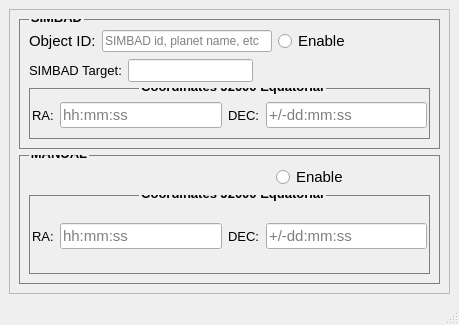
<?xml version="1.0" encoding="UTF-8"?>
<ui version="4.0">
 <class>targetmanually</class>
 <widget class="QMainWindow" name="targetmanually">
  <property name="geometry">
   <rect>
    <x>0</x>
    <y>0</y>
    <width>459</width>
    <height>325</height>
   </rect>
  </property>
  <property name="minimumSize">
   <size>
    <width>459</width>
    <height>300</height>
   </size>
  </property>
  <property name="maximumSize">
   <size>
    <width>459</width>
    <height>325</height>
   </size>
  </property>
  <property name="windowTitle">
   <string>Select Target Manually</string>
  </property>
  <widget class="QWidget" name="centralwidget">
   <layout class="QGridLayout" name="gridLayout_3">
    <item row="0" column="0">
     <widget class="QFrame" name="frame">
      <property name="frameShape">
       <enum>QFrame::StyledPanel</enum>
      </property>
      <property name="frameShadow">
       <enum>QFrame::Raised</enum>
      </property>
      <layout class="QGridLayout" name="gridLayout_6">
       <item row="0" column="0">
        <widget class="QGroupBox" name="simbad">
         <property name="font">
          <font>
           <family>Arial</family>
           <pointsize>10</pointsize>
           <weight>75</weight>
           <bold>true</bold>
          </font>
         </property>
         <property name="styleSheet">
          <string notr="true">QGroupBox {
    border: 1px solid gray;
	margin-top: 0.5em;
	
}

QGroupBox::title {
    top: -9px;
    left: 10px;
}
</string>
         </property>
         <property name="title">
          <string>SIMBAD</string>
         </property>
         <layout class="QGridLayout" name="gridLayout">
          <item row="3" column="0" colspan="2">
           <widget class="QGroupBox" name="J2000">
            <property name="minimumSize">
             <size>
              <width>401</width>
              <height>0</height>
             </size>
            </property>
            <property name="maximumSize">
             <size>
              <width>401</width>
              <height>16777215</height>
             </size>
            </property>
            <property name="font">
             <font>
              <family>Arial</family>
              <pointsize>10</pointsize>
              <weight>75</weight>
              <bold>true</bold>
             </font>
            </property>
            <property name="styleSheet">
             <string notr="true">QGroupBox {
    border: 1px solid gray;
	margin-top: 0.5em;
	
}

QGroupBox::title {
    top: -9px;
    left: 110px;
}
</string>
            </property>
            <property name="title">
             <string>Coordinates J2000 Equatorial</string>
            </property>
            <layout class="QGridLayout" name="gridLayout_2">
             <property name="leftMargin">
              <number>2</number>
             </property>
             <property name="rightMargin">
              <number>2</number>
             </property>
             <property name="bottomMargin">
              <number>6</number>
             </property>
             <item row="0" column="0">
              <layout class="QHBoxLayout" name="horizontalLayout_2">
               <item>
                <widget class="QLabel" name="label_2">
                 <property name="font">
                  <font>
                   <family>Arial</family>
                   <pointsize>10</pointsize>
                   <weight>50</weight>
                   <bold>false</bold>
                  </font>
                 </property>
                 <property name="text">
                  <string>RA:</string>
                 </property>
                </widget>
               </item>
               <item>
                <widget class="QLineEdit" name="simbad_ra">
                 <property name="font">
                  <font>
                   <family>Arial</family>
                   <pointsize>11</pointsize>
                  </font>
                 </property>
                 <property name="text">
                  <string/>
                 </property>
                 <property name="placeholderText">
                  <string>hh:mm:ss</string>
                 </property>
                </widget>
               </item>
               <item>
                <widget class="QLabel" name="label_3">
                 <property name="font">
                  <font>
                   <family>Arial</family>
                   <pointsize>10</pointsize>
                  </font>
                 </property>
                 <property name="text">
                  <string>DEC:</string>
                 </property>
                </widget>
               </item>
               <item>
                <widget class="QLineEdit" name="simbad_dec">
                 <property name="font">
                  <font>
                   <family>Arial</family>
                   <pointsize>11</pointsize>
                  </font>
                 </property>
                 <property name="text">
                  <string/>
                 </property>
                 <property name="placeholderText">
                  <string>+/-dd:mm:ss</string>
                 </property>
                </widget>
               </item>
              </layout>
             </item>
            </layout>
           </widget>
          </item>
          <item row="1" column="0">
           <layout class="QHBoxLayout" name="horizontalLayout">
            <item>
             <widget class="QLabel" name="label">
              <property name="font">
               <font>
                <family>Arial</family>
                <pointsize>11</pointsize>
               </font>
              </property>
              <property name="text">
               <string>Object ID:</string>
              </property>
             </widget>
            </item>
            <item>
             <widget class="QLineEdit" name="simbad_obj_name">
              <property name="minimumSize">
               <size>
                <width>170</width>
                <height>0</height>
               </size>
              </property>
              <property name="placeholderText">
               <string>SIMBAD id, planet name, etc</string>
              </property>
             </widget>
            </item>
            <item>
             <widget class="QRadioButton" name="simbad_enable">
              <property name="font">
               <font>
                <family>Arial</family>
                <pointsize>11</pointsize>
               </font>
              </property>
              <property name="text">
               <string>Enable</string>
              </property>
             </widget>
            </item>
           </layout>
          </item>
          <item row="2" column="0">
           <layout class="QHBoxLayout" name="horizontalLayout_5">
            <item>
             <widget class="QLabel" name="label_4">
              <property name="font">
               <font>
                <family>Arial</family>
                <pointsize>10</pointsize>
               </font>
              </property>
              <property name="text">
               <string>SIMBAD Target:</string>
              </property>
             </widget>
            </item>
            <item>
             <widget class="QLineEdit" name="lineEdit">
              <property name="font">
               <font>
                <family>Arial</family>
                <pointsize>10</pointsize>
               </font>
              </property>
             </widget>
            </item>
            <item>
             <spacer name="horizontalSpacer_7">
              <property name="orientation">
               <enum>Qt::Horizontal</enum>
              </property>
              <property name="sizeHint" stdset="0">
               <size>
                <width>40</width>
                <height>20</height>
               </size>
              </property>
             </spacer>
            </item>
           </layout>
          </item>
          <item row="1" column="1">
           <spacer name="horizontalSpacer">
            <property name="orientation">
             <enum>Qt::Horizontal</enum>
            </property>
            <property name="sizeHint" stdset="0">
             <size>
              <width>66</width>
              <height>20</height>
             </size>
            </property>
           </spacer>
          </item>
         </layout>
        </widget>
       </item>
       <item row="1" column="0">
        <widget class="QGroupBox" name="manual">
         <property name="font">
          <font>
           <family>Arial</family>
           <pointsize>10</pointsize>
           <weight>75</weight>
           <bold>true</bold>
          </font>
         </property>
         <property name="styleSheet">
          <string notr="true">QGroupBox {
    border: 1px solid gray;
	margin-top: 0.5em;
	
}

QGroupBox::title {
    top: -9px;
    left: 10px;
}
</string>
         </property>
         <property name="title">
          <string>MANUAL</string>
         </property>
         <layout class="QGridLayout" name="gridLayout_4">
          <property name="verticalSpacing">
           <number>6</number>
          </property>
          <item row="0" column="0">
           <layout class="QHBoxLayout" name="horizontalLayout_3">
            <item>
             <spacer name="horizontalSpacer_5">
              <property name="orientation">
               <enum>Qt::Horizontal</enum>
              </property>
              <property name="sizeHint" stdset="0">
               <size>
                <width>40</width>
                <height>20</height>
               </size>
              </property>
             </spacer>
            </item>
            <item>
             <spacer name="horizontalSpacer_6">
              <property name="orientation">
               <enum>Qt::Horizontal</enum>
              </property>
              <property name="sizeHint" stdset="0">
               <size>
                <width>40</width>
                <height>20</height>
               </size>
              </property>
             </spacer>
            </item>
            <item>
             <spacer name="horizontalSpacer_3">
              <property name="orientation">
               <enum>Qt::Horizontal</enum>
              </property>
              <property name="sizeHint" stdset="0">
               <size>
                <width>50</width>
                <height>20</height>
               </size>
              </property>
             </spacer>
            </item>
            <item>
             <widget class="QRadioButton" name="manual_enable">
              <property name="minimumSize">
               <size>
                <width>0</width>
                <height>0</height>
               </size>
              </property>
              <property name="maximumSize">
               <size>
                <width>16777215</width>
                <height>16777215</height>
               </size>
              </property>
              <property name="font">
               <font>
                <family>Arial</family>
                <pointsize>11</pointsize>
               </font>
              </property>
              <property name="text">
               <string>Enable</string>
              </property>
             </widget>
            </item>
            <item>
             <spacer name="horizontalSpacer_4">
              <property name="orientation">
               <enum>Qt::Horizontal</enum>
              </property>
              <property name="sizeHint" stdset="0">
               <size>
                <width>40</width>
                <height>20</height>
               </size>
              </property>
             </spacer>
            </item>
           </layout>
          </item>
          <item row="1" column="0">
           <widget class="QGroupBox" name="groupBox_4">
            <property name="minimumSize">
             <size>
              <width>401</width>
              <height>0</height>
             </size>
            </property>
            <property name="maximumSize">
             <size>
              <width>401</width>
              <height>16777215</height>
             </size>
            </property>
            <property name="font">
             <font>
              <family>Arial</family>
              <pointsize>10</pointsize>
              <weight>75</weight>
              <bold>true</bold>
             </font>
            </property>
            <property name="styleSheet">
             <string notr="true">QGroupBox {
    border: 1px solid gray;
	margin-top: 0.5em;
	
}

QGroupBox::title {
    top: -9px;
    left: 110px;
}
</string>
            </property>
            <property name="title">
             <string>Coordinates J2000 Equatorial</string>
            </property>
            <layout class="QGridLayout" name="gridLayout_5">
             <property name="leftMargin">
              <number>2</number>
             </property>
             <property name="rightMargin">
              <number>2</number>
             </property>
             <property name="bottomMargin">
              <number>6</number>
             </property>
             <item row="0" column="0">
              <layout class="QHBoxLayout" name="horizontalLayout_4">
               <item>
                <widget class="QLabel" name="label_5">
                 <property name="font">
                  <font>
                   <family>Arial</family>
                   <pointsize>10</pointsize>
                   <weight>50</weight>
                   <bold>false</bold>
                  </font>
                 </property>
                 <property name="text">
                  <string>RA:</string>
                 </property>
                </widget>
               </item>
               <item>
                <widget class="QLineEdit" name="manual_ra">
                 <property name="font">
                  <font>
                   <family>Arial</family>
                   <pointsize>11</pointsize>
                  </font>
                 </property>
                 <property name="text">
                  <string/>
                 </property>
                 <property name="placeholderText">
                  <string>hh:mm:ss</string>
                 </property>
                </widget>
               </item>
               <item>
                <widget class="QLabel" name="label_6">
                 <property name="font">
                  <font>
                   <family>Arial</family>
                   <pointsize>10</pointsize>
                  </font>
                 </property>
                 <property name="text">
                  <string>DEC:</string>
                 </property>
                </widget>
               </item>
               <item>
                <widget class="QLineEdit" name="manual_dec">
                 <property name="font">
                  <font>
                   <family>Arial</family>
                   <pointsize>11</pointsize>
                  </font>
                 </property>
                 <property name="text">
                  <string/>
                 </property>
                 <property name="placeholderText">
                  <string>+/-dd:mm:ss</string>
                 </property>
                </widget>
               </item>
              </layout>
             </item>
            </layout>
           </widget>
          </item>
         </layout>
        </widget>
       </item>
      </layout>
     </widget>
    </item>
   </layout>
  </widget>
  <widget class="QMenuBar" name="menubar">
   <property name="geometry">
    <rect>
     <x>0</x>
     <y>0</y>
     <width>459</width>
     <height>21</height>
    </rect>
   </property>
  </widget>
  <widget class="QStatusBar" name="statusbar"/>
 </widget>
 <resources/>
 <connections/>
</ui>
